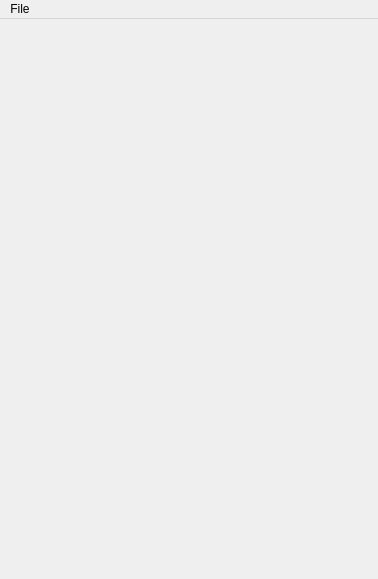
<?xml version="1.0" encoding="UTF-8"?>
<ui version="4.0">
 <class>Terminal</class>
 <widget class="QMainWindow" name="Terminal">
  <property name="geometry">
   <rect>
    <x>0</x>
    <y>0</y>
    <width>378</width>
    <height>579</height>
   </rect>
  </property>
  <property name="windowTitle">
   <string>Terminal</string>
  </property>
  <widget class="QtLua::Console" name="terminal"/>
  <widget class="QMenuBar" name="menubar">
   <property name="geometry">
    <rect>
     <x>0</x>
     <y>0</y>
     <width>378</width>
     <height>20</height>
    </rect>
   </property>
   <widget class="QMenu" name="menuFile">
    <property name="title">
     <string>File</string>
    </property>
    <addaction name="run"/>
   </widget>
   <addaction name="menuFile"/>
  </widget>
  <action name="run">
   <property name="text">
    <string>Run script</string>
   </property>
   <property name="shortcut">
    <string>F5</string>
   </property>
  </action>
 </widget>
 <customwidgets>
  <customwidget>
   <class>QtLua::Console</class>
   <extends>QWidget</extends>
   <header>QtLua/Console</header>
   <container>1</container>
  </customwidget>
 </customwidgets>
 <resources/>
 <connections/>
</ui>
